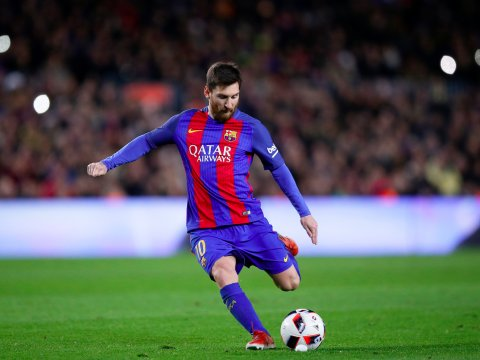
#> input picture Filtrelemeİslemleri/cany/messi.jpg, 480 x 360 px
$ python canny.py
#> lines starting #> are read from the running program, lines starting #| are printed output that depends on the picture
import cv2
import numpy as np
from matplotlib import pyplot as plt

resim = cv2.imread("messi.jpg",0)
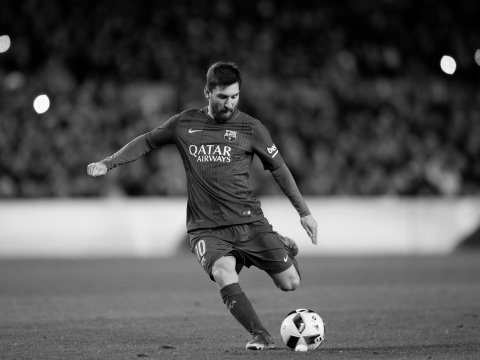
#> resim: shape (360, 480); min 0, max 255, mean 83.4
kenarlar = cv2.Canny(resim,50,100)
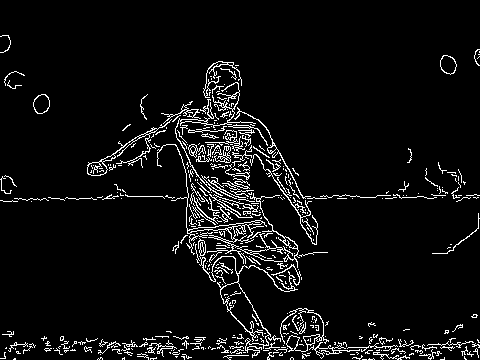
#> kenarlar: shape (360, 480); 5.9% white in thin lines or dots

plt.subplots(121),plt.imshow(resim,cmap="gray")
plt.title("orjinalRes"),plt.xticks([]),plt.yticks([])
plt.subplots(122),plt.imshow(kenarlar,cmap="gray")
plt.title("kenarlarRes"),plt.xticks([]),plt.yticks([])
plt.show()
